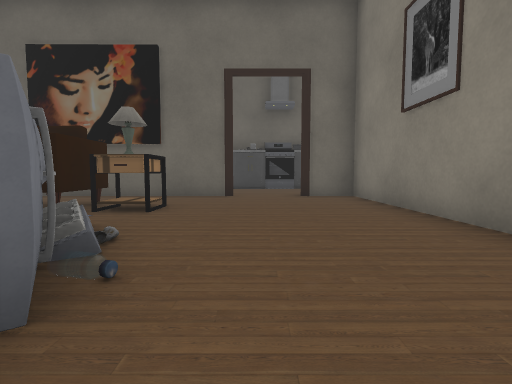
View 1 (above)

21 first-person views from a walk through a scene from a Unity 3-D project. The camera is 0.64 m above the floor, tilts 4° down and sees 85° across. The floor is counted in squares, 1 m on a side. Each view is taken from the middle of a square. On the plan, view 1 faces up. The plan holds only what a view shows up to about 9 squares ahead; the rest is blank. The place goes on beyond the plan. Some animated figures are left out. Door leaves are left out, so doorways stand open. Some surface patterns are stand-ins.

View 2
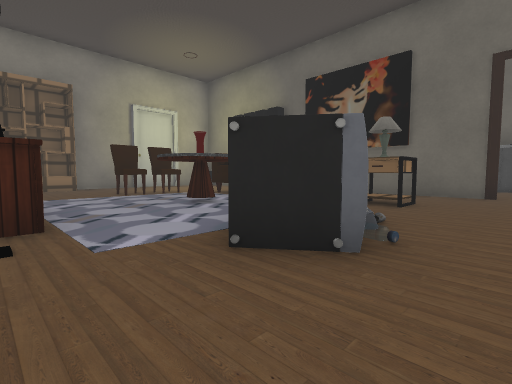

View 3
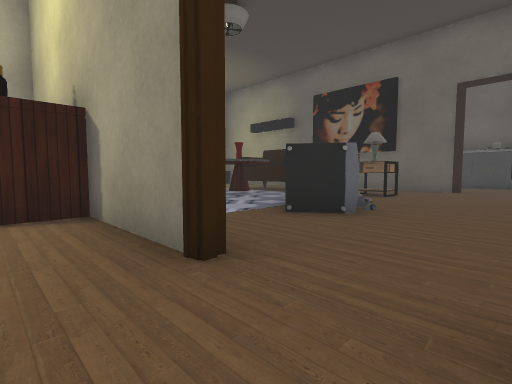

View 4
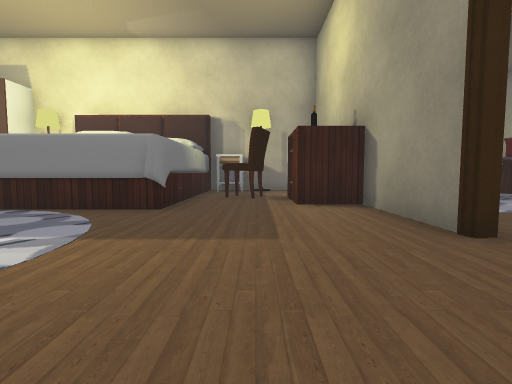

View 5
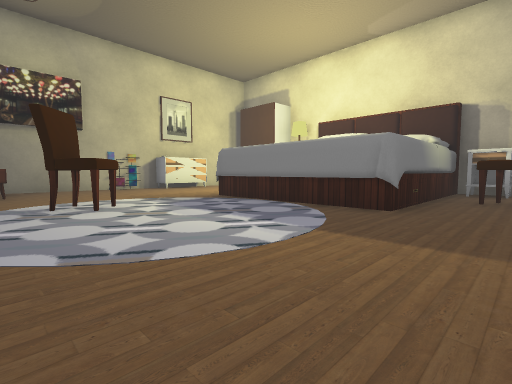

View 6
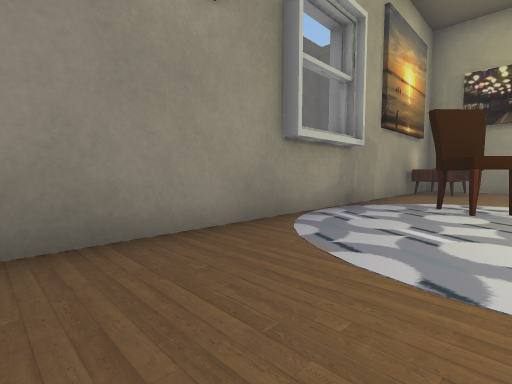

View 7
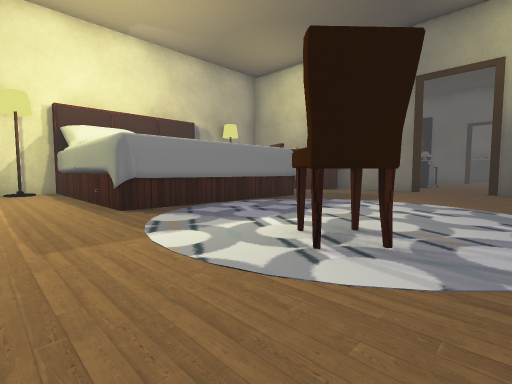

View 8
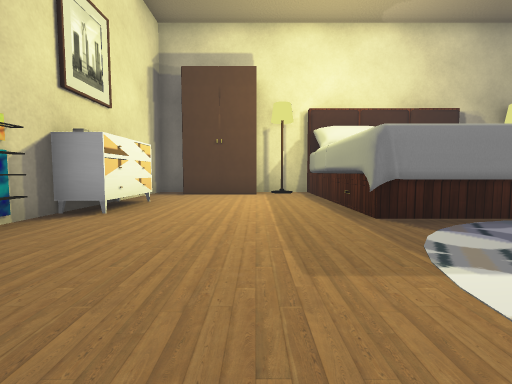

View 9
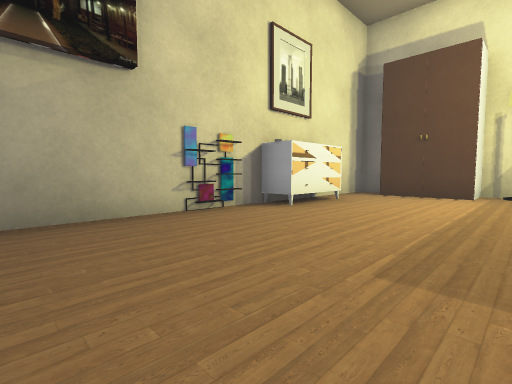

View 10
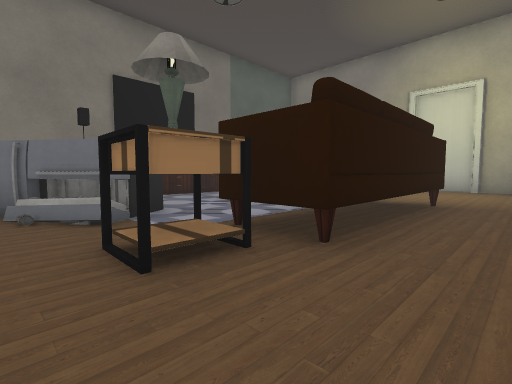

View 11
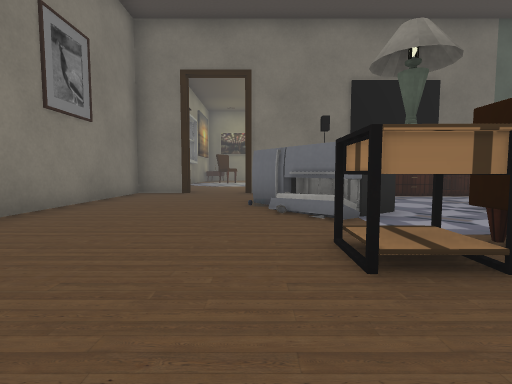

View 12
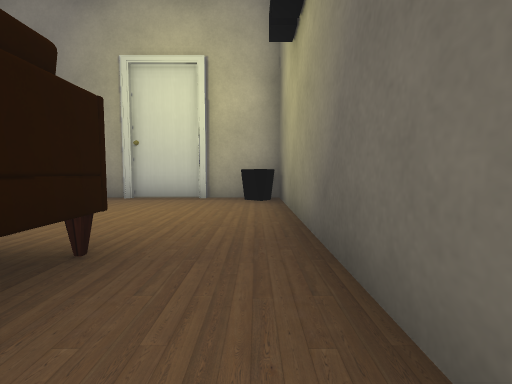

View 13
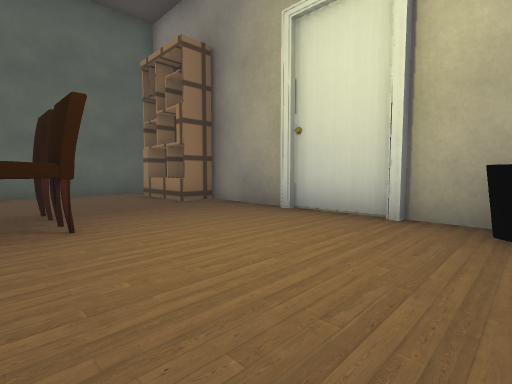

View 14
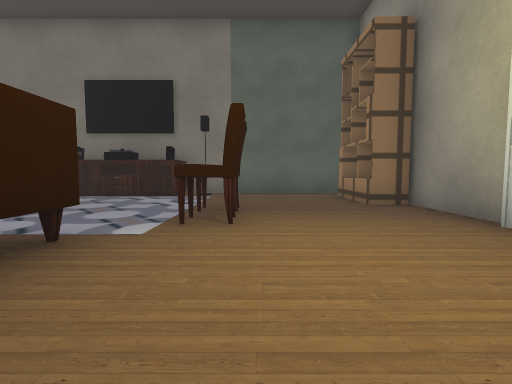

View 15
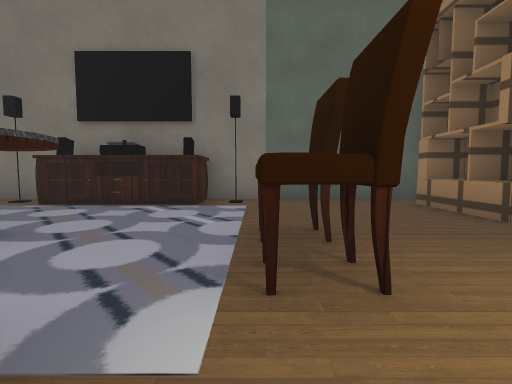

View 16
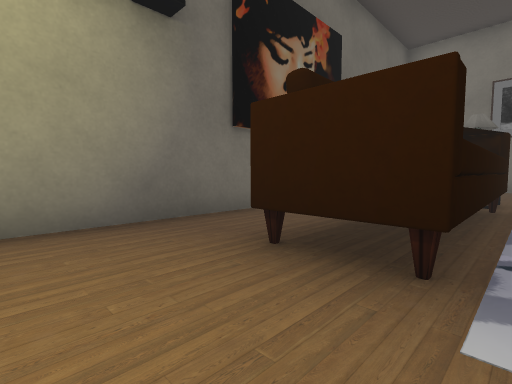

View 17
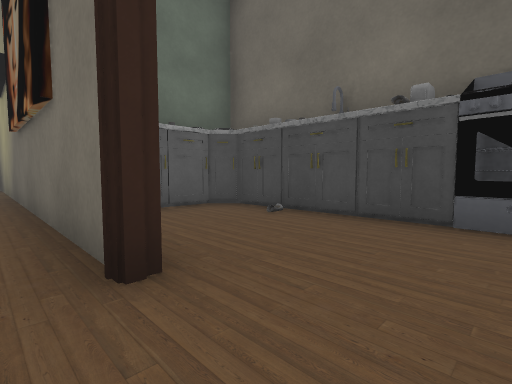

View 18
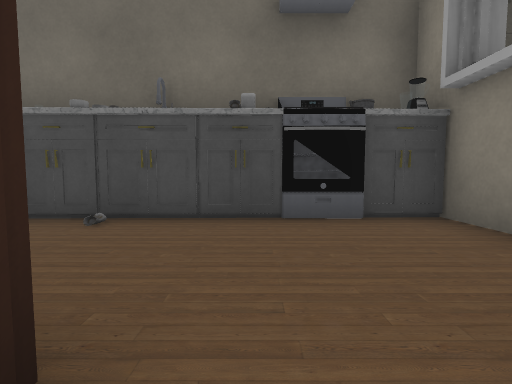

View 19
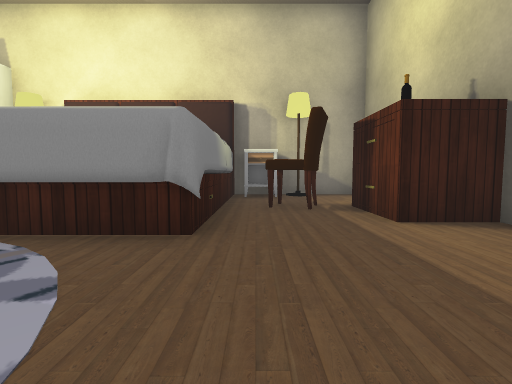

View 20
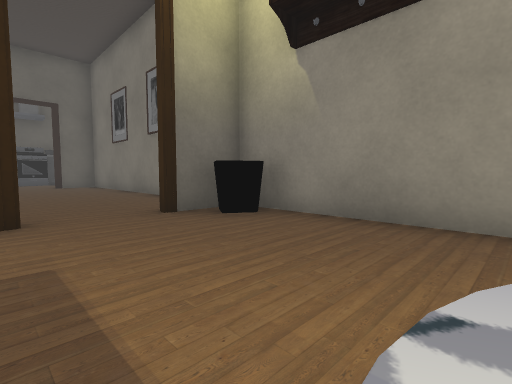

View 21
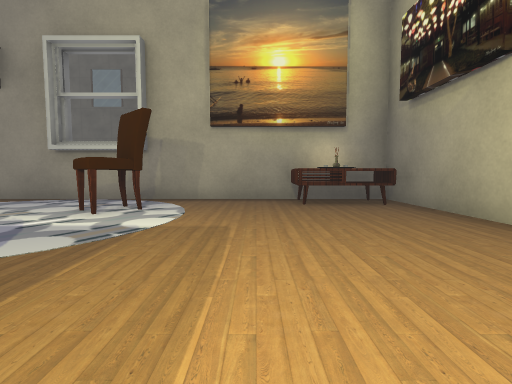

### Floor plan
Key: @ floor where view 1 was taken; # wall or solid block; . floor; D open door; S sofa; T table; F fridge; C chair; H shelf; B bed; R rug; L closet; E dresser; A stove; O other object.
Columns run from 12 left of view 1 to 3 right of it. Each row starts with its distance up from view 1.
 12             ###
 11         ### #A##
 10         #......#
  9         #......#
  8 ############..##
  7 ##.............#
  6 #....SSSSS.....#
  5 #....SSSSTT....#
  4 #..............#
  3 #..CC TT  F....#
  2 #...C TTTFF....#
  1 H....     FF...#
  0 H...........@..#
 -1  ...#TTTT#.....#
 -2 #######TT###DD##
 -3     #..TT.....##
 -4     ##CC.......#
 -5     ##.C.......#
 -6     BBBBBB.....#
 -7     BB   B.   .#
 -8     B    R     #
 -9     BB   R.  C #
-10     BBBBBB. CC.#
-11     O..........#
-12     #L.........#
-13     ##........T#
-14      #........O#
-15     ####E#######

Positions as (right, up) in squares from view 1, and headings:
1: (0, 0), facing up
2: (0, -1), facing up-left
3: (1, -3), facing up-left
4: (2, -4), facing left
5: (2, -4), facing down-left
6: (0, -4), facing down-right
7: (2, -12), facing up-left
8: (1, -12), facing left
9: (1, -11), facing down-left
10: (-1, 7), facing down-left
11: (-1, 7), facing down
12: (-5, 7), facing left
13: (-8, 7), facing down-left
14: (-9, 7), facing down
15: (-8, 5), facing down
16: (-9, 4), facing up-right
17: (1, 7), facing up-left
18: (0, 7), facing up
19: (0, -5), facing left
20: (-1, -6), facing up-right
21: (-4, -12), facing right
